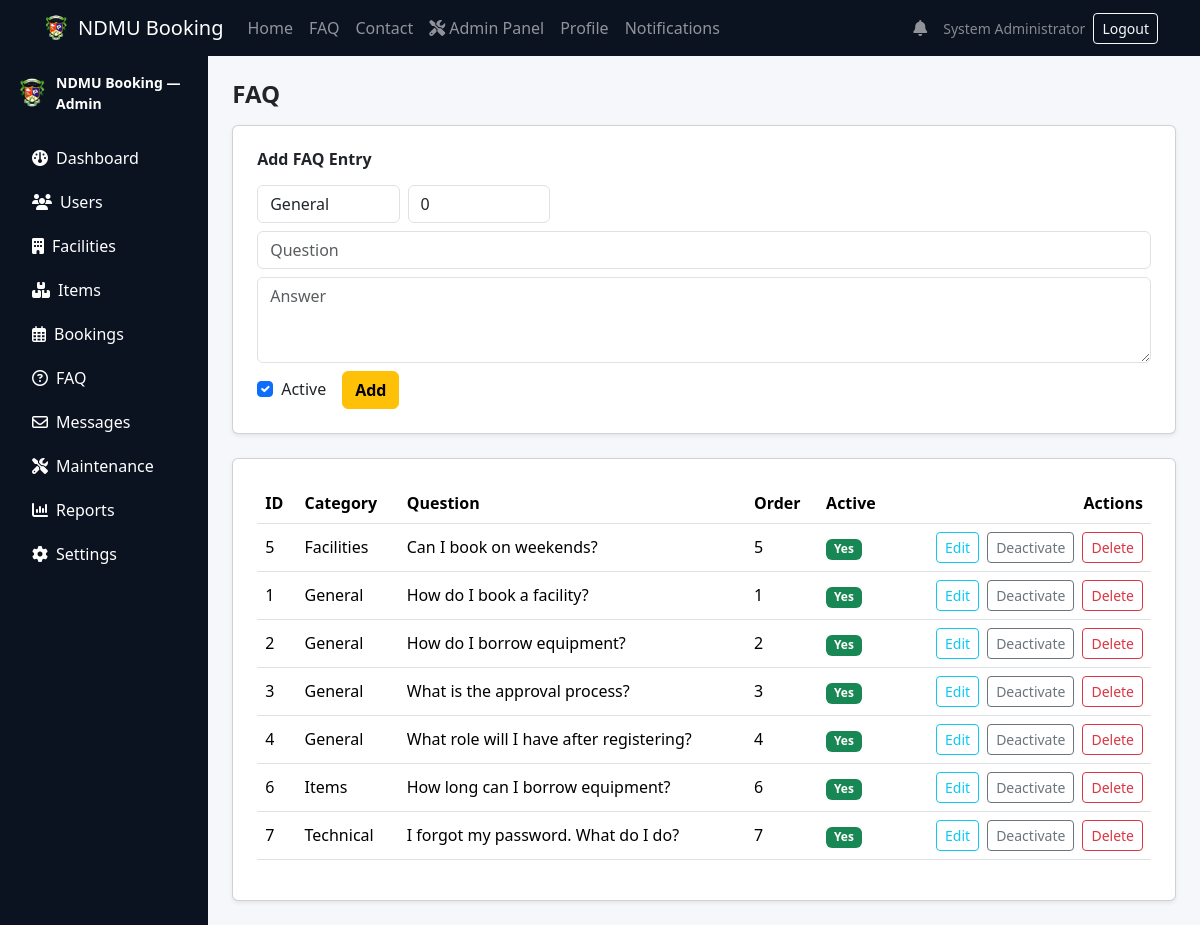
The page /admin_faq.php (signed in) on the database its author committed.
### tables this page shows
CREATE TABLE IF NOT EXISTS faq_entries (
    id          INT AUTO_INCREMENT PRIMARY KEY,
    category    VARCHAR(100) NOT NULL,
    question    TEXT NOT NULL,
    answer      TEXT NOT NULL,
    sort_order  INT DEFAULT 0,
    is_active   TINYINT(1) DEFAULT 1,
    created_at  TIMESTAMP DEFAULT CURRENT_TIMESTAMP
);

### includes/functions.php (called while the page is built, shortened)
<?php
function e(?string $value): string
{
    return htmlspecialchars((string)$value, ENT_QUOTES | ENT_SUBSTITUTE, 'UTF-8');
}

### admin_faq.php (the view, shortened to what this page needs)
<?php
require_once __DIR__ . '/includes/db.php';
require_once __DIR__ . '/includes/functions.php';
$rows = [];
try {
    $rows = $pdo->query('SELECT * FROM faq_entries ORDER BY category ASC, sort_order ASC, id DESC')->fetchAll();
} catch (Throwable) {}
?>
<?php require_once __DIR__ . '/includes/header.php'; ?>
<?php require_once __DIR__ . '/includes/navbar.php'; ?>
<?php require_once __DIR__ . '/includes/admin_sidebar.php'; ?>
<h1 class="h4 fw-bold mb-3">FAQ</h1>
<div class="card shadow-sm mb-4">
  <div class="card-body p-4">
    <h2 class="h6 fw-semibold mb-3">Add FAQ Entry</h2>
    <form method="post" class="row g-2">
      <div class="col-md-2"><input class="form-control" name="category" placeholder="Category" value="General"></div>
      <div class="col-md-2"><input class="form-control" type="number" name="sort_order" placeholder="Order" value="0"></div>
      <div class="col-12"><input class="form-control" name="question" placeholder="Question" required></div>
      <div class="col-12"><textarea class="form-control" name="answer" rows="3" placeholder="Answer" required></textarea></div>
      <div class="col-12 d-flex gap-3 align-items-center">
        <div class="form-check">
          <input class="form-check-input" type="checkbox" name="is_active" id="faqActive" checked>
          <label class="form-check-label" for="faqActive">Active</label>
        </div>
        <button class="btn btn-warning fw-semibold">Add</button>
      </div>
    </form>
  </div>
</div>
<div class="card shadow-sm">
  <div class="card-body p-4">
    <div class="table-responsive">
      <table class="table align-middle">
        <thead>
          <tr>
            <th>ID</th>
            <th>Category</th>
            <th>Question</th>
            <th>Order</th>
            <th>Active</th>
            <th class="text-end">Actions</th>
          </tr>
        </thead>
        <tbody>
          <?php foreach ($rows as $r): ?>
            <tr>
              <td><?= (int)$r['id'] ?></td>
              <td><?= e((string)$r['category']) ?></td>
              <td><?= e((string)$r['question']) ?></td>
              <td><?= (int)$r['sort_order'] ?></td>
              <td><?= (int)$r['is_active'] === 1 ? '<span class="badge bg-success">Yes</span>' : '<span class="badge bg-secondary">No</span>' ?></td>
              <td class="text-end">
                <div class="d-flex justify-content-end gap-2 flex-wrap">
                  <button class="btn btn-sm btn-outline-info"
                    data-bs-toggle="modal"
                    data-bs-target="#editFaq<?= (int)$r['id'] ?>">Edit</button>
                  <form method="post" class="d-inline">
                    <button class="btn btn-sm btn-outline-secondary"><?= (int)$r['is_active'] === 1 ? 'Deactivate' : 'Activate' ?></button>
                  </form>
                  <form method="post" class="d-inline" onsubmit="return confirm('Delete this FAQ?');">
                    <button class="btn btn-sm btn-outline-danger">Delete</button>
                  </form>
                </div>
              </td>
            </tr>
          <?php endforeach; ?>
        </tbody>
      </table>
    </div>
  </div>
</div>
<?php require_once __DIR__ . '/includes/admin_sidebar_end.php'; ?>
<?php require_once __DIR__ . '/includes/footer.php'; ?>

### assets/css/style.css (style rules this page uses)
:root { --ndmu-gold:#d4af37; --ndmu-green:#0b5d1e; --ndmu-dark:#0b1320; }
html,body { height:100%; }
body { background:#f6f7fb; }

### rows shown on the page
faq_entries: id "5", category "Facilities", question "Can I book on weekends?", sort_order "5", is_active "Yes"
faq_entries: id "1", category "General", question "How do I book a facility?", sort_order "1", is_active "Yes"
faq_entries: id "2", category "General", question "How do I borrow equipment?", sort_order "2", is_active "Yes"
faq_entries: id "3", category "General", question "What is the approval process?", sort_order "3", is_active "Yes"
faq_entries: id "4", category "General", question "What role will I have after registering?", sort_order "4", is_active "Yes"
faq_entries: id "6", category "Items", question "How long can I borrow equipment?", sort_order "6", is_active "Yes"
faq_entries: id "7", category "Technical", question "I forgot my password. What do I do?", sort_order "7", is_active "Yes"

### other values the page prints
$user['name'] "System Administrator"
